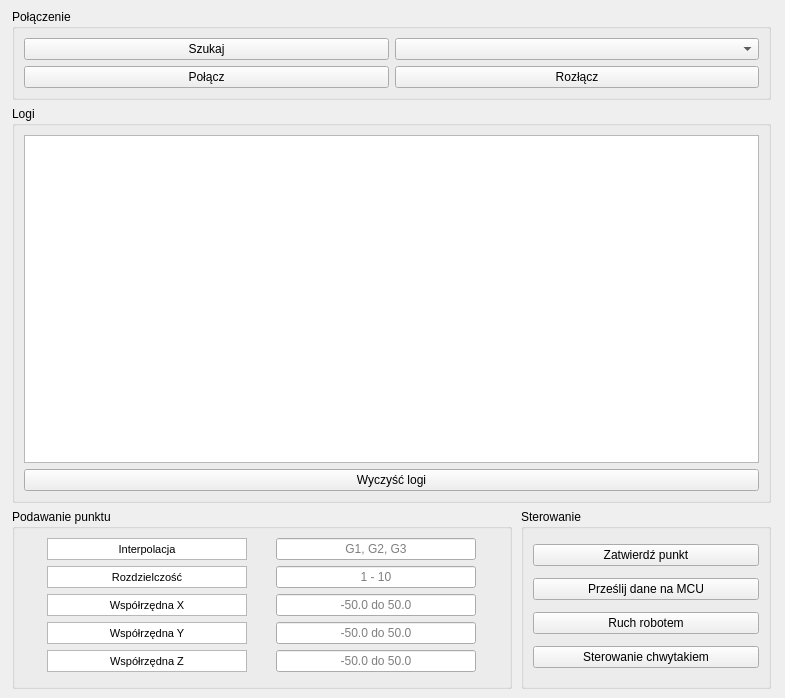
<?xml version="1.0" encoding="UTF-8"?>
<ui version="4.0">
 <class>MainWindow</class>
 <widget class="QMainWindow" name="MainWindow">
  <property name="geometry">
   <rect>
    <x>0</x>
    <y>0</y>
    <width>785</width>
    <height>698</height>
   </rect>
  </property>
  <property name="windowTitle">
   <string>MainWindow</string>
  </property>
  <widget class="QWidget" name="centralwidget">
   <layout class="QGridLayout" name="gridLayout_5">
    <item row="1" column="0" colspan="2">
     <widget class="QGroupBox" name="groupBox_2">
      <property name="title">
       <string>Logi</string>
      </property>
      <layout class="QGridLayout" name="gridLayout_2">
       <item row="3" column="0">
        <widget class="QPushButton" name="pushButtonClearLogs">
         <property name="text">
          <string>Wyczyść logi</string>
         </property>
        </widget>
       </item>
       <item row="1" column="0">
        <widget class="QTextEdit" name="textEditLogs"/>
       </item>
      </layout>
     </widget>
    </item>
    <item row="2" column="0">
     <widget class="QGroupBox" name="groupBox_4">
      <property name="maximumSize">
       <size>
        <width>500</width>
        <height>180</height>
       </size>
      </property>
      <property name="title">
       <string>Podawanie punktu</string>
      </property>
      <layout class="QGridLayout" name="gridLayout">
       <item row="0" column="0">
        <widget class="QTextBrowser" name="textBrowserInterpolation">
         <property name="maximumSize">
          <size>
           <width>200</width>
           <height>22</height>
          </size>
         </property>
         <property name="layoutDirection">
          <enum>Qt::LeftToRight</enum>
         </property>
         <property name="verticalScrollBarPolicy">
          <enum>Qt::ScrollBarAlwaysOff</enum>
         </property>
         <property name="horizontalScrollBarPolicy">
          <enum>Qt::ScrollBarAlwaysOff</enum>
         </property>
         <property name="html">
          <string>&lt;!DOCTYPE HTML PUBLIC &quot;-//W3C//DTD HTML 4.0//EN&quot; &quot;http://www.w3.org/TR/REC-html40/strict.dtd&quot;&gt;
&lt;html&gt;&lt;head&gt;&lt;meta name=&quot;qrichtext&quot; content=&quot;1&quot; /&gt;&lt;style type=&quot;text/css&quot;&gt;
p, li { white-space: pre-wrap; }
&lt;/style&gt;&lt;/head&gt;&lt;body style=&quot; font-family:'MS Shell Dlg 2'; font-size:7.8pt; font-weight:400; font-style:normal;&quot;&gt;
&lt;p align=&quot;center&quot; style=&quot; margin-top:0px; margin-bottom:0px; margin-left:0px; margin-right:0px; -qt-block-indent:0; text-indent:0px;&quot;&gt;&lt;span style=&quot; font-size:8.25pt;&quot;&gt;Interpolacja&lt;/span&gt;&lt;/p&gt;&lt;/body&gt;&lt;/html&gt;</string>
         </property>
         <property name="openLinks">
          <bool>true</bool>
         </property>
        </widget>
       </item>
       <item row="0" column="1">
        <widget class="QLineEdit" name="lineEditInterpolation">
         <property name="maximumSize">
          <size>
           <width>200</width>
           <height>22</height>
          </size>
         </property>
         <property name="alignment">
          <set>Qt::AlignCenter</set>
         </property>
         <property name="placeholderText">
          <string>G1, G2, G3</string>
         </property>
        </widget>
       </item>
       <item row="1" column="0">
        <widget class="QTextBrowser" name="textBrowserResolution">
         <property name="maximumSize">
          <size>
           <width>200</width>
           <height>22</height>
          </size>
         </property>
         <property name="layoutDirection">
          <enum>Qt::LeftToRight</enum>
         </property>
         <property name="autoFillBackground">
          <bool>false</bool>
         </property>
         <property name="verticalScrollBarPolicy">
          <enum>Qt::ScrollBarAlwaysOff</enum>
         </property>
         <property name="horizontalScrollBarPolicy">
          <enum>Qt::ScrollBarAlwaysOff</enum>
         </property>
         <property name="markdown">
          <string>Rozdzielczość

</string>
         </property>
         <property name="html">
          <string>&lt;!DOCTYPE HTML PUBLIC &quot;-//W3C//DTD HTML 4.0//EN&quot; &quot;http://www.w3.org/TR/REC-html40/strict.dtd&quot;&gt;
&lt;html&gt;&lt;head&gt;&lt;meta name=&quot;qrichtext&quot; content=&quot;1&quot; /&gt;&lt;style type=&quot;text/css&quot;&gt;
p, li { white-space: pre-wrap; }
&lt;/style&gt;&lt;/head&gt;&lt;body style=&quot; font-family:'MS Shell Dlg 2'; font-size:7.8pt; font-weight:400; font-style:normal;&quot;&gt;
&lt;p align=&quot;center&quot; style=&quot; margin-top:5px; margin-bottom:5px; margin-left:0px; margin-right:0px; -qt-block-indent:0; text-indent:0px;&quot;&gt;&lt;span style=&quot; font-size:8.25pt;&quot;&gt;Rozdzielczość&lt;/span&gt;&lt;/p&gt;&lt;/body&gt;&lt;/html&gt;</string>
         </property>
         <property name="openLinks">
          <bool>true</bool>
         </property>
        </widget>
       </item>
       <item row="1" column="1">
        <widget class="QLineEdit" name="lineEditResolution">
         <property name="maximumSize">
          <size>
           <width>200</width>
           <height>22</height>
          </size>
         </property>
         <property name="alignment">
          <set>Qt::AlignCenter</set>
         </property>
         <property name="placeholderText">
          <string>1 - 10</string>
         </property>
        </widget>
       </item>
       <item row="2" column="0">
        <widget class="QTextBrowser" name="textBrowserCoRdX">
         <property name="maximumSize">
          <size>
           <width>200</width>
           <height>22</height>
          </size>
         </property>
         <property name="layoutDirection">
          <enum>Qt::LeftToRight</enum>
         </property>
         <property name="verticalScrollBarPolicy">
          <enum>Qt::ScrollBarAlwaysOff</enum>
         </property>
         <property name="horizontalScrollBarPolicy">
          <enum>Qt::ScrollBarAlwaysOff</enum>
         </property>
         <property name="html">
          <string>&lt;!DOCTYPE HTML PUBLIC &quot;-//W3C//DTD HTML 4.0//EN&quot; &quot;http://www.w3.org/TR/REC-html40/strict.dtd&quot;&gt;
&lt;html&gt;&lt;head&gt;&lt;meta name=&quot;qrichtext&quot; content=&quot;1&quot; /&gt;&lt;style type=&quot;text/css&quot;&gt;
p, li { white-space: pre-wrap; }
&lt;/style&gt;&lt;/head&gt;&lt;body style=&quot; font-family:'MS Shell Dlg 2'; font-size:7.8pt; font-weight:400; font-style:normal;&quot;&gt;
&lt;p align=&quot;center&quot; style=&quot; margin-top:0px; margin-bottom:0px; margin-left:0px; margin-right:0px; -qt-block-indent:0; text-indent:0px;&quot;&gt;&lt;span style=&quot; font-size:8.25pt;&quot;&gt;Współrzędna X&lt;/span&gt;&lt;/p&gt;&lt;/body&gt;&lt;/html&gt;</string>
         </property>
         <property name="openLinks">
          <bool>true</bool>
         </property>
        </widget>
       </item>
       <item row="2" column="1">
        <widget class="QLineEdit" name="lineEditCoRdX">
         <property name="maximumSize">
          <size>
           <width>200</width>
           <height>22</height>
          </size>
         </property>
         <property name="alignment">
          <set>Qt::AlignCenter</set>
         </property>
         <property name="placeholderText">
          <string>-50.0 do 50.0</string>
         </property>
        </widget>
       </item>
       <item row="3" column="0">
        <widget class="QTextBrowser" name="textBrowserCoRdY">
         <property name="maximumSize">
          <size>
           <width>200</width>
           <height>22</height>
          </size>
         </property>
         <property name="layoutDirection">
          <enum>Qt::LeftToRight</enum>
         </property>
         <property name="verticalScrollBarPolicy">
          <enum>Qt::ScrollBarAlwaysOff</enum>
         </property>
         <property name="horizontalScrollBarPolicy">
          <enum>Qt::ScrollBarAlwaysOff</enum>
         </property>
         <property name="html">
          <string>&lt;!DOCTYPE HTML PUBLIC &quot;-//W3C//DTD HTML 4.0//EN&quot; &quot;http://www.w3.org/TR/REC-html40/strict.dtd&quot;&gt;
&lt;html&gt;&lt;head&gt;&lt;meta name=&quot;qrichtext&quot; content=&quot;1&quot; /&gt;&lt;style type=&quot;text/css&quot;&gt;
p, li { white-space: pre-wrap; }
&lt;/style&gt;&lt;/head&gt;&lt;body style=&quot; font-family:'MS Shell Dlg 2'; font-size:7.8pt; font-weight:400; font-style:normal;&quot;&gt;
&lt;p align=&quot;center&quot; style=&quot; margin-top:0px; margin-bottom:0px; margin-left:0px; margin-right:0px; -qt-block-indent:0; text-indent:0px;&quot;&gt;&lt;span style=&quot; font-size:8.25pt;&quot;&gt;Współrzędna Y&lt;/span&gt;&lt;/p&gt;&lt;/body&gt;&lt;/html&gt;</string>
         </property>
         <property name="openLinks">
          <bool>true</bool>
         </property>
        </widget>
       </item>
       <item row="3" column="1">
        <widget class="QLineEdit" name="lineEditCoRdY">
         <property name="maximumSize">
          <size>
           <width>200</width>
           <height>22</height>
          </size>
         </property>
         <property name="alignment">
          <set>Qt::AlignCenter</set>
         </property>
         <property name="placeholderText">
          <string>-50.0 do 50.0</string>
         </property>
        </widget>
       </item>
       <item row="4" column="0">
        <widget class="QTextBrowser" name="textBrowserCoRdZ">
         <property name="maximumSize">
          <size>
           <width>200</width>
           <height>22</height>
          </size>
         </property>
         <property name="layoutDirection">
          <enum>Qt::LeftToRight</enum>
         </property>
         <property name="verticalScrollBarPolicy">
          <enum>Qt::ScrollBarAlwaysOff</enum>
         </property>
         <property name="horizontalScrollBarPolicy">
          <enum>Qt::ScrollBarAlwaysOff</enum>
         </property>
         <property name="html">
          <string>&lt;!DOCTYPE HTML PUBLIC &quot;-//W3C//DTD HTML 4.0//EN&quot; &quot;http://www.w3.org/TR/REC-html40/strict.dtd&quot;&gt;
&lt;html&gt;&lt;head&gt;&lt;meta name=&quot;qrichtext&quot; content=&quot;1&quot; /&gt;&lt;style type=&quot;text/css&quot;&gt;
p, li { white-space: pre-wrap; }
&lt;/style&gt;&lt;/head&gt;&lt;body style=&quot; font-family:'MS Shell Dlg 2'; font-size:7.8pt; font-weight:400; font-style:normal;&quot;&gt;
&lt;p align=&quot;center&quot; style=&quot; margin-top:0px; margin-bottom:0px; margin-left:0px; margin-right:0px; -qt-block-indent:0; text-indent:0px;&quot;&gt;&lt;span style=&quot; font-size:8.25pt;&quot;&gt;Współrzędna Z&lt;/span&gt;&lt;/p&gt;&lt;/body&gt;&lt;/html&gt;</string>
         </property>
         <property name="openLinks">
          <bool>true</bool>
         </property>
        </widget>
       </item>
       <item row="4" column="1">
        <widget class="QLineEdit" name="lineEditCoRdZ">
         <property name="maximumSize">
          <size>
           <width>200</width>
           <height>22</height>
          </size>
         </property>
         <property name="alignment">
          <set>Qt::AlignCenter</set>
         </property>
         <property name="placeholderText">
          <string>-50.0 do 50.0</string>
         </property>
        </widget>
       </item>
      </layout>
     </widget>
    </item>
    <item row="2" column="1">
     <widget class="QGroupBox" name="groupBox_3">
      <property name="maximumSize">
       <size>
        <width>250</width>
        <height>180</height>
       </size>
      </property>
      <property name="title">
       <string>Sterowanie</string>
      </property>
      <layout class="QGridLayout" name="gridLayout_3">
       <item row="1" column="0">
        <widget class="QPushButton" name="pushButtonSendData">
         <property name="text">
          <string>Prześlij dane na MCU</string>
         </property>
        </widget>
       </item>
       <item row="0" column="0">
        <widget class="QPushButton" name="pushButtonAcceptPoint">
         <property name="text">
          <string>Zatwierdź punkt</string>
         </property>
        </widget>
       </item>
       <item row="2" column="0">
        <widget class="QPushButton" name="pushButtonRunRobot">
         <property name="text">
          <string>Ruch robotem</string>
         </property>
        </widget>
       </item>
       <item row="3" column="0">
        <widget class="QPushButton" name="pushButtonGripper">
         <property name="text">
          <string>Sterowanie chwytakiem</string>
         </property>
        </widget>
       </item>
      </layout>
     </widget>
    </item>
    <item row="0" column="0" colspan="2">
     <widget class="QGroupBox" name="groupBox">
      <property name="maximumSize">
       <size>
        <width>16777215</width>
        <height>200</height>
       </size>
      </property>
      <property name="title">
       <string>Połączenie</string>
      </property>
      <layout class="QGridLayout" name="gridLayout_4">
       <item row="0" column="0">
        <widget class="QPushButton" name="pushButtonSearch">
         <property name="text">
          <string>Szukaj</string>
         </property>
        </widget>
       </item>
       <item row="0" column="1">
        <widget class="QComboBox" name="comboBoxDevices"/>
       </item>
       <item row="1" column="0">
        <widget class="QPushButton" name="pushButtonConnect">
         <property name="text">
          <string>Połącz</string>
         </property>
        </widget>
       </item>
       <item row="1" column="1">
        <widget class="QPushButton" name="pushButtonDisconnect">
         <property name="text">
          <string>Rozłącz</string>
         </property>
        </widget>
       </item>
      </layout>
     </widget>
    </item>
   </layout>
  </widget>
 </widget>
 <resources/>
 <connections/>
</ui>
